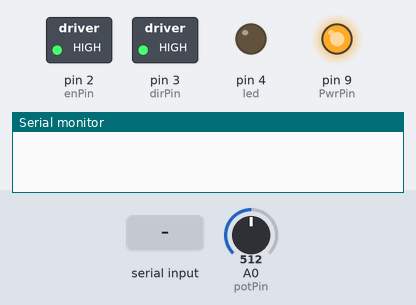
This sketch was run on a simulated Arduino Uno, built with avr-gcc and run on an emulated ATmega328P. On the bench: switched loads named in the sketch (green lamp = pin HIGH), output pins drawn as LEDs (lit = HIGH), the last lines printed to the serial monitor. The inputs (shaded band) are chosen by the test bench; at power-on: A0 (potPin) = 512.

Above: at 0.9 s.
1.0 s: "90,45\n" received over Serial
At 1.9 s:
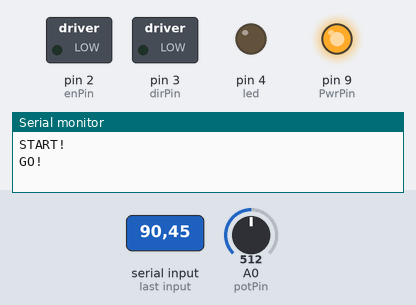
4.0 s: byte 109 ('m') received over Serial
At 4.5 s:
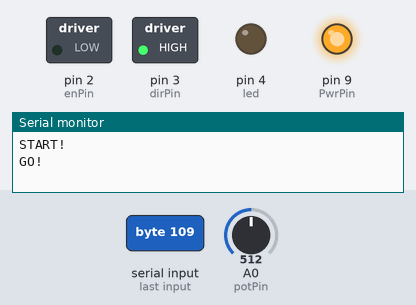
7.0 s: "p90\n" received over Serial
At 9.8 s:
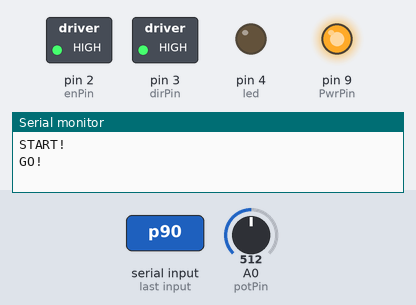
10.0 s: "30,150\n" received over Serial
At 10.8 s:
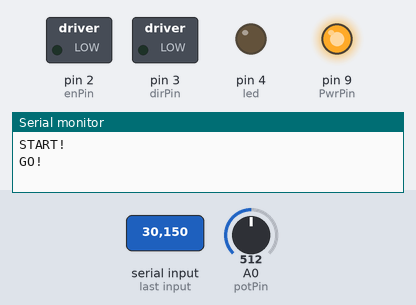
Timing chart, 0 to 14.0 s (numbered marks = the images above; inputs shaded):
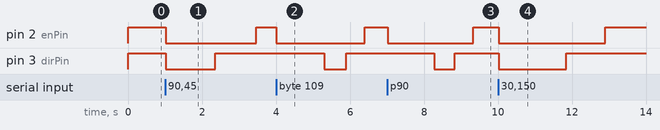

Measured:
- after the input at 1.0 s, pin 2 (enPin): HIGH → LOW at once, → HIGH 2.4 s later; pin 3 (dirPin): HIGH → LOW at once, → HIGH 1.3 s later
- after the input at 4.0 s, pin 2 (enPin): HIGH → LOW at once, → HIGH 2.4 s later; pin 3 (dirPin): HIGH → LOW after 1.3 s, → HIGH 0.59 s later
- after the input at 7.0 s, pin 2 (enPin): HIGH → LOW at once, → HIGH 2.3 s later; pin 3 (dirPin): HIGH → LOW after 1.3 s, → HIGH 0.55 s later
- after the input at 10.0 s, pin 2 (enPin): HIGH → LOW at once, → HIGH 2.9 s later; pin 3 (dirPin): HIGH → LOW at once, → HIGH 1.8 s later

The sketch:

MotorDemo.ino
```cpp
#define POWER_SAVE_BS 1
#define UNCALIBRATE 1

const int led = 4; // onboard debug LED
int ledState = LOW; // current LED state
long previous_step = 0; // last time we stepped the motor (us)
long previous_accel = 0; // last time we changed velocity (us)
long previous_ctrl = 0; // last time we ran control (us)

const int dirPin = 3; // direction
int dirState = LOW;
const int enPin = 2; // enable

const int potPin = 0;

const int PwrPin = 9;

const int stop1Pin = 5;
const int stop2Pin = 6;
long stop1Pos = 0;
long stop2Pos = 0;
boolean got1 = false; // got stop1 first (true means stop1 is positive)

long pos = 0;
long goalp = 0;

// "ups" stands for "usec per step", basically 1/velocity
long usec_per_step = 0; // 0 is special and means stop
long goal_ups = 0; // current goal
const long max_ups = 1700; // min speed before stopping
const long min_ups = 600; // max speed
const long usec_per_ups = 200; // "acceleration?" (usec / (usec/step))
const long usec_per_ctrl = 20000; // control rate for serial i/o etc
const long close_pos = 150;
const long pwr_timeout = 500000; // power save timeout
long pwr_time_start = 0;

boolean in_num = false;
int inp_acc = 0; // input accumulator
int inp = 512; // final input number

boolean man_mode = false;
boolean pos_mode = true;

void calibrate() {
  int stop1;
  int stop2;
  got1 = false;

  pos = 0; // wherever we start, that's 0

  if(UNCALIBRATE) {
    // assume center
    got1 = true;
    stop1Pos = 1000;
    stop2Pos = -1000;
    return;
  }

  digitalWrite(dirPin, HIGH);
  stop1 = !digitalRead(stop1Pin);
  stop2 = !digitalRead(stop2Pin);
  while(!stop1 && !stop2) {
    delay(1);
    digitalWrite(led, HIGH);
    digitalWrite(led, LOW);
    pos++;
    stop1 = !digitalRead(stop1Pin);
    stop2 = !digitalRead(stop2Pin);
  }
  if(stop1) {
    stop1Pos = pos;
    got1 = true;
    Serial.print("POS1 ");
    Serial.println(pos);
  }
  if(stop2) {
    stop2Pos = pos;
    Serial.print("POS2 ");
    Serial.println(pos);
  }

  digitalWrite(dirPin, LOW);
  delay(100);

  while((!stop1 || got1) && (!stop2 || !got1)) {
    delay(1);
    digitalWrite(led, HIGH);
    digitalWrite(led, LOW);
    pos--;
    //Serial.println(pos);
    stop1 = !digitalRead(stop1Pin);
    stop2 = !digitalRead(stop2Pin);
  }
  if(got1) {
    stop2Pos = pos;
    Serial.print("POS2 ");
    Serial.println(pos);
  } else {
    stop1Pos = pos;
    Serial.print("POS1 ");
    Serial.println(pos);
  }

}

void setup() {
  pinMode(led, OUTPUT);
  pinMode(dirPin, OUTPUT);
  pinMode(stop1Pin, INPUT);
  pinMode(stop2Pin, INPUT);
  pinMode(PwrPin, OUTPUT);
  pinMode(enPin, OUTPUT);
  digitalWrite(PwrPin, HIGH);
  digitalWrite(dirPin, HIGH);
  digitalWrite(led, LOW);
  digitalWrite(enPin, HIGH); // active low
  man_mode = false;
  pos_mode = true;
  in_num = false;
  inp_acc = 0;
  inp = 512;
  Serial.begin(9600);
  // wait for signal to begin
  while(!Serial.available()) ;
  Serial.println("START!");
  digitalWrite(enPin, LOW); // active low
  calibrate();
  Serial.println("GO!");
}

void loop() {
  unsigned long current = micros();

  unsigned long interval_ctrl = (current - previous_ctrl);
  // run control i/o
  if(interval_ctrl > usec_per_ctrl) {
    previous_ctrl = current;

    // read out serial commands
    while(Serial.available()) {
      char c = Serial.read();
      //Serial.print(c);

      if(c == 'm') {
        man_mode = true;
        pos_mode = false;
      } else if(c == 'p') {
        man_mode = false;
        pos_mode = true;
      } else if(c == 'v') {
        // velocity mode (not implemented yet)
        man_mode = false;
        pos_mode = false;
      } else if(c >= '0' && c <= '9') {
        in_num = true;
        inp_acc *= 10;
        inp_acc += (c-'0');
      } else if( c == '\n' && in_num) {
        in_num = false;
        inp = inp_acc;
        if(inp > 1023) inp = 1023;
        inp_acc = 0;
        //Serial.println(inp);
      }

    }

    int potpos;

    if(man_mode) {
      potpos = analogRead(potPin);
    } else {
      potpos = inp;
    }

    if(pos_mode || man_mode)
      goalp = (potpos/1024.0)*(stop2Pos-stop1Pos) + stop1Pos;
    else
      //double goalv = ((potpos - 512)/512.0)*maxv;
      ; // velocity mode (not done yet)

    //Serial.print(goalp);
    //Serial.print("     ");
    //Serial.print(pos);
    //Serial.print("     ");
    //Serial.print(goal_ups);
    //Serial.print("     ");*/
    //Serial.println(usec_per_step);
    //Serial.print("     ");
    //Serial.println("");
  }

  //Serial.println(usec_per_step);

  unsigned long interval_step = (current - previous_step);
  // drive at current velocity
  if(usec_per_step != 0) { // 0 means stop!
    if (interval_step > abs(usec_per_step)) {
      previous_step = current;
      //usec_per_step = (usec_per_step>0?1:-1)*interval_step;
      /*if(interval_step > max_ups)
       usec_per_step = (usec_per_step>0?1:-1)*max_ups;
       else
       usec_per_step = (usec_per_step>0?1:-1)*interval_step;*/
      digitalWrite(led, HIGH);
      digitalWrite(led, LOW);
      if(dirState == HIGH) pos++;
      else pos--;
    }
  }

  //Serial.println(usec_per_step);

  unsigned long interval_accel = (current - previous_accel);
  // update velocity according to max acceleration
  if (interval_accel > usec_per_ups){
    previous_accel = current;

    // set goal velocity
    // head toward goal position until close enough
    long dist = pos-goalp;
    if(abs(dist)>close_pos) {
      if(dist < 0) goal_ups = min_ups;
      else if(dist > 0) goal_ups = -min_ups;
    }
    else goal_ups = 0;

    // control velocity ramp based on goal velocity
    if (goal_ups == 0) {
      // going toward stop, go to maximum ups (will be set to stop below)
      if(usec_per_step>0) usec_per_step++;
      if(usec_per_step<0) usec_per_step--;
    }
    else if ( usec_per_step == 0) {
      // starting from stop, set maximum
      if(goal_ups > 0) usec_per_step = max_ups;
      if(goal_ups < 0) usec_per_step = -max_ups;
    }
    else if (goal_ups < 0 && usec_per_step < 0 ||
      goal_ups > 0 && usec_per_step > 0 ) {
      // current and goal on same side, simple
      if(goal_ups > usec_per_step) usec_per_step++;
      if(goal_ups < usec_per_step) usec_per_step--;
    }
    else {
      // current and goal on opposite side, bass-ackwards
      if(goal_ups > usec_per_step) usec_per_step--;
      if(goal_ups < usec_per_step) usec_per_step++;
      // when hit maximum, switch to other side
      if(usec_per_step > max_ups) usec_per_step = -max_ups;
      if(usec_per_step < -max_ups) usec_per_step = max_ups;
    }

    if(abs(usec_per_step) > max_ups) usec_per_step = 0; // stop!
    if(abs(usec_per_step) < min_ups && usec_per_step != 0) usec_per_step = min_ups; // ceiling

    if(usec_per_step < 0) dirState = LOW;
    else dirState = HIGH;

    digitalWrite(dirPin, dirState);
  }

  // emergency stop!
  if(!UNCALIBRATE) {
    if(!digitalRead(stop1Pin)) {
      long slip = pos-stop1Pos;
      if(got1 && slip < 0 || !got1 && slip > 0) {
        Serial.print("Hit STOP1, slip=");
        Serial.println(slip);
        // correct slip
        pos -= slip;
      }

      // disallow movement in bad direction
      if(got1 && usec_per_step > 0 || !got1 && usec_per_step < 0) {
        usec_per_step = 0;
      }
    }
    if(!digitalRead(stop2Pin)) {
      long slip = pos-stop2Pos;
      if(got1 && slip > 0 || !got1 && slip < 0) {
        Serial.print("Hit STOP2, slip=");
        Serial.println(slip);
        // correct slip
        pos -= slip;
      }

      // disallow movement in bad direction
      if(got1 && usec_per_step < 0 || !got1 && usec_per_step > 0) {
        usec_per_step = 0;
      }
    }
  }

  if(POWER_SAVE_BS) {
    if(usec_per_step == 0) {
      if(current-pwr_time_start > pwr_timeout) digitalWrite(enPin, HIGH); // active low
    } else {
      pwr_time_start = current;
      digitalWrite(enPin, LOW); // active low
    }
  }

}
```
